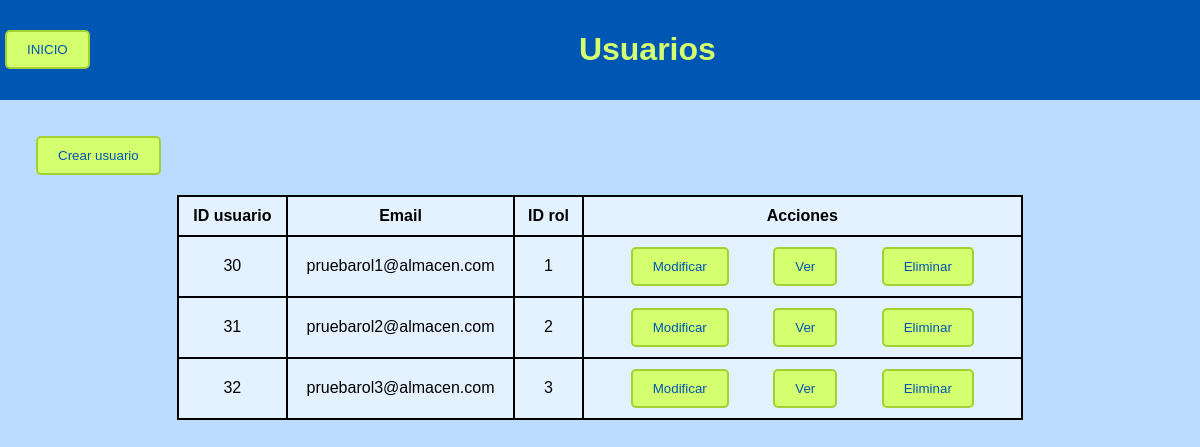
Screenshot of /usuarios.php (signed in) with the database file from the repository.
### tables this page shows
CREATE TABLE `usuario` (
  `id_usuario` int(11) NOT NULL,
  `email` varchar(50) NOT NULL,
  `password` varchar(255) NOT NULL,
  `nombre` varchar(255) NOT NULL,
  `apellidos` varchar(255) NOT NULL,
  `id_rol` int(11) NOT NULL
);

### utilidad.php (called while the page is built, shortened)
<?php
function cargarUsuarios($con){
    $check_query="SELECT * FROM usuario";
    $check_result=mysqli_query($con, $check_query);
    return $check_result;
}
?>

### usuarios.php (the view, shortened to what this page needs)
<?php
include "utilidad.php";
$accion=false;
$rol=(int)$_SESSION["id_rol"];
?>
<!DOCTYPE html>
<html lang="es">
    <head>
        <link rel="stylesheet" href="css/estilo.css">
    </head>
    <body>
        <header>
            <form action="index.php">
                <input type="submit" value="INICIO">
            </form>
            <h1>Usuarios</h1>
        </header>
        <main>
            <?php
            if($accion===false){
                if($rol===1){?>
                    <form method="POST">
                        <input type="submit" name="crear" id="crear" value="Crear usuario">
                    </form><?php
                    $infoPropia=comprobarUsuarioID($con,$_SESSION["id_usuario"]);
                    $usuarios=cargarUsuariosOperarios($con);?>
                    <table>
                        <thead>
                            <tr>
                                <th>ID usuario</th>
                                <th>Email</th>
                                <th>ID rol</th>
                                <th>Acciones</th>
                            </tr>
                        </thead>
                        <tbody>
                            <tr>
                            <td><?php echo $infoPropia["id_usuario"] ?></td>
                                <td><?php echo $infoPropia["email"] ?></td>
                                <td><?php echo $infoPropia["id_rol"] ?></td>
                                <td>
                                    <form method="POST">
                                        <input type="hidden" name="modificar" value="<?php echo $infoPropia["id_usuario"] ?>">
                                        <input type="submit" value="Modificar">
                                    </form>
                                    <form method="POST">
                                        <input type="hidden" name="ver" value="<?php echo $infoPropia["id_usuario"] ?>">
                                        <input type="submit" value="Ver">
                                    </form>
                                </td>
                            </tr>
                        <?php
                        while($usuario = mysqli_fetch_assoc($usuarios)){?>
                            <tr>
                                <td><?php echo $usuario["id_usuario"] ?></td>
                                <td><?php echo $usuario["email"] ?></td>
                                <td><?php echo $usuario["id_rol"] ?></td>
                                <td>
                                    <form method="POST">
                                        <input type="hidden" name="modificar" value="<?php echo $usuario["id_usuario"] ?>">
                                        <input type="submit" value="Modificar">
                                    </form>
                                    <form method="POST">
                                        <input type="hidden" name="ver" value="<?php echo $usuario["id_usuario"] ?>">
                                        <input type="submit" value="Ver">
                                    </form>
                                </td>
                            </tr><?php
                        } ?>
                        </tbody>
                    </table><?php
                }elseif($rol===3){?>
                    <form method="POST">
                        <input type="submit" name="crear" id="crear" value="Crear usuario">
                    </form><?php
                    $usuarios=cargarUsuarios($con);?>
                    <table>
                        <thead>
                            <tr>
                                <th>ID usuario</th>
                                <th>Email</th>
                                <th>ID rol</th>
                                <th>Acciones</th>
                            </tr>
                        </thead>
                        <tbody>
                        <?php
                        while($usuario = mysqli_fetch_assoc($usuarios)){?>
                            <tr>
                                <td><?php echo $usuario["id_usuario"] ?></td>
                                <td><?php echo $usuario["email"] ?></td>
                                <td><?php echo $usuario["id_rol"] ?></td>
                                <td>
                                    <form method="POST">
                                        <input type="submit" value="Modificar">
                                    </form>
                                    <form method="POST">
                                        <input type="submit" value="Ver">
                                    </form>
                                    <form method="POST">
                                        <input type="submit" value="Eliminar">
                                    </form>
                                </td>
                            </tr><?php
                        } ?>
                        </tbody>
                    </table><?php
                }
            }?>
    </main>
</body>
</html>

### css/estilo.css (style rules this page uses)
body { font-family: Arial, sans-serif; margin: 0; padding: 0; background-color: #bbdcff; }
header { height: 50%; width: 100%; margin: 0; padding: 10px 0; background-color: #0056b3; color: rgb(212, 255, 110); }
header h1 { text-align: center; }
header input { background-color: rgb(212, 255, 110); color: #0056b3; border: 2px solid rgba(115, 165, 0, 0.507); float: left; margin: 20px 5px; padding: 10px 20px; border-radius: 5px; }
main, footer { margin: 3%; }
table { border-collapse: collapse; width: 75%; margin: 20px 12.5%; text-align: center; }
table, th, td { border: 2px solid black; }
th, td { padding: 10px; background-color: #e4f1ff; }
td form { margin: auto 20px; display: inline; }
input[type="submit"] { background-color: rgb(212, 255, 110); color: #0056b3; border: 2px solid rgba(115, 165, 0, 0.507); padding: 10px 20px; border-radius: 5px; cursor: pointer; }
input, textarea { border: 1px solid rgba(115, 165, 0, 0.507); background-color: rgb(212, 255, 110); border-radius: 5px; color: #0056b3; padding: 10px 20px; }

### rows the page displays
usuario: id_usuario "30", email "pruebarol1@almacen.com", id_rol "1"
usuario: id_usuario "31", email "pruebarol2@almacen.com", id_rol "2"
usuario: id_usuario "32", email "pruebarol3@almacen.com", id_rol "3"
